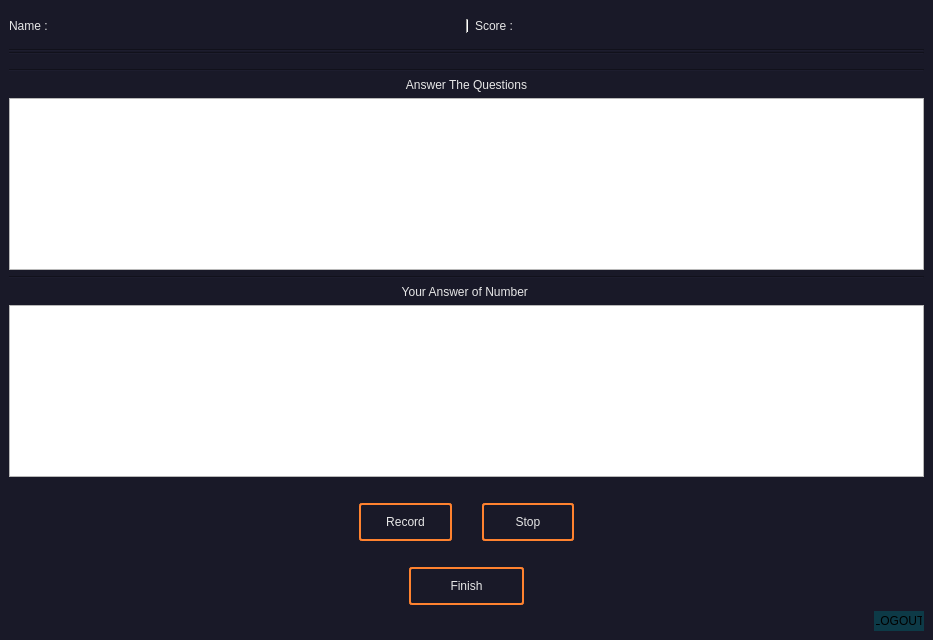
<?xml version="1.0" encoding="UTF-8"?>
<ui version="4.0">
 <class>RecordForm</class>
 <widget class="QWidget" name="RecordForm">
  <property name="geometry">
   <rect>
    <x>0</x>
    <y>0</y>
    <width>933</width>
    <height>640</height>
   </rect>
  </property>
  <property name="windowTitle">
   <string>Form</string>
  </property>
  <property name="styleSheet">
   <string notr="true">.QWidget{background-color: rgb(25,25, 40);}</string>
  </property>
  <layout class="QVBoxLayout" name="verticalLayout">
   <property name="leftMargin">
    <number>0</number>
   </property>
   <property name="topMargin">
    <number>0</number>
   </property>
   <property name="rightMargin">
    <number>0</number>
   </property>
   <property name="bottomMargin">
    <number>0</number>
   </property>
   <item>
    <widget class="QWidget" name="widget_2" native="true">
     <property name="sizePolicy">
      <sizepolicy hsizetype="Ignored" vsizetype="Preferred">
       <horstretch>0</horstretch>
       <verstretch>0</verstretch>
      </sizepolicy>
     </property>
     <layout class="QVBoxLayout" name="verticalLayout_7">
      <item>
       <layout class="QHBoxLayout" name="horizontalLayout_4">
        <property name="spacing">
         <number>6</number>
        </property>
        <property name="leftMargin">
         <number>0</number>
        </property>
        <property name="topMargin">
         <number>10</number>
        </property>
        <property name="bottomMargin">
         <number>10</number>
        </property>
        <item>
         <widget class="QLabel" name="lbl_nama">
          <property name="sizePolicy">
           <sizepolicy hsizetype="Fixed" vsizetype="Fixed">
            <horstretch>0</horstretch>
            <verstretch>0</verstretch>
           </sizepolicy>
          </property>
          <property name="styleSheet">
           <string notr="true">color: rgb(231, 231, 231);
font: 15pt &quot;Verdana&quot;;</string>
          </property>
          <property name="text">
           <string>Name :</string>
          </property>
         </widget>
        </item>
        <item>
         <widget class="QLabel" name="nameLabel">
          <property name="sizePolicy">
           <sizepolicy hsizetype="Preferred" vsizetype="Fixed">
            <horstretch>0</horstretch>
            <verstretch>0</verstretch>
           </sizepolicy>
          </property>
          <property name="styleSheet">
           <string notr="true">color: rgb(231, 231, 231);
font: 15pt &quot;Verdana&quot;;</string>
          </property>
          <property name="text">
           <string/>
          </property>
         </widget>
        </item>
        <item>
         <widget class="Line" name="line_4">
          <property name="orientation">
           <enum>Qt::Vertical</enum>
          </property>
         </widget>
        </item>
        <item>
         <widget class="QLabel" name="lbl_score">
          <property name="sizePolicy">
           <sizepolicy hsizetype="Fixed" vsizetype="Fixed">
            <horstretch>0</horstretch>
            <verstretch>0</verstretch>
           </sizepolicy>
          </property>
          <property name="styleSheet">
           <string notr="true">color: rgb(231, 231, 231);
font: 15pt &quot;Verdana&quot;;</string>
          </property>
          <property name="text">
           <string>Score :</string>
          </property>
         </widget>
        </item>
        <item>
         <widget class="QLabel" name="scoreLabel">
          <property name="sizePolicy">
           <sizepolicy hsizetype="Preferred" vsizetype="Fixed">
            <horstretch>0</horstretch>
            <verstretch>0</verstretch>
           </sizepolicy>
          </property>
          <property name="styleSheet">
           <string notr="true">color: rgb(231, 231, 231);
font: 15pt &quot;Verdana&quot;;</string>
          </property>
          <property name="text">
           <string/>
          </property>
          <property name="alignment">
           <set>Qt::AlignCenter</set>
          </property>
         </widget>
        </item>
       </layout>
      </item>
      <item>
       <layout class="QVBoxLayout" name="verticalLayout_4">
        <property name="spacing">
         <number>0</number>
        </property>
        <item>
         <widget class="Line" name="line_5">
          <property name="styleSheet">
           <string notr="true">background-color:rgb(25,25, 40);</string>
          </property>
          <property name="orientation">
           <enum>Qt::Horizontal</enum>
          </property>
         </widget>
        </item>
        <item>
         <widget class="Line" name="line_7">
          <property name="autoFillBackground">
           <bool>false</bool>
          </property>
          <property name="styleSheet">
           <string notr="true">background-color: rgb(25,25, 40);</string>
          </property>
          <property name="orientation">
           <enum>Qt::Horizontal</enum>
          </property>
         </widget>
        </item>
        <item>
         <widget class="QLabel" name="icon">
          <property name="text">
           <string/>
          </property>
          <property name="pixmap">
           <pixmap>../../SKRIPSI NEW/Images/icon.png</pixmap>
          </property>
          <property name="alignment">
           <set>Qt::AlignCenter</set>
          </property>
         </widget>
        </item>
        <item>
         <widget class="Line" name="line_8">
          <property name="styleSheet">
           <string notr="true">background-color:rgb(25,25, 40);</string>
          </property>
          <property name="orientation">
           <enum>Qt::Horizontal</enum>
          </property>
         </widget>
        </item>
       </layout>
      </item>
      <item>
       <spacer name="verticalSpacer_3">
        <property name="orientation">
         <enum>Qt::Vertical</enum>
        </property>
        <property name="sizeType">
         <enum>QSizePolicy::Expanding</enum>
        </property>
        <property name="sizeHint" stdset="0">
         <size>
          <width>20</width>
          <height>20</height>
         </size>
        </property>
       </spacer>
      </item>
      <item>
       <layout class="QVBoxLayout" name="verticalLayout_5">
        <item>
         <widget class="QLabel" name="label_5">
          <property name="sizePolicy">
           <sizepolicy hsizetype="Preferred" vsizetype="Fixed">
            <horstretch>0</horstretch>
            <verstretch>0</verstretch>
           </sizepolicy>
          </property>
          <property name="styleSheet">
           <string notr="true">color: rgb(231, 231, 231);
font: 13pt &quot;Verdana&quot;;</string>
          </property>
          <property name="text">
           <string>Answer The Questions</string>
          </property>
          <property name="alignment">
           <set>Qt::AlignCenter</set>
          </property>
         </widget>
        </item>
        <item>
         <widget class="QTextBrowser" name="textQuestion">
          <property name="html">
           <string>&lt;!DOCTYPE HTML PUBLIC &quot;-//W3C//DTD HTML 4.0//EN&quot; &quot;http://www.w3.org/TR/REC-html40/strict.dtd&quot;&gt;
&lt;html&gt;&lt;head&gt;&lt;meta name=&quot;qrichtext&quot; content=&quot;1&quot; /&gt;&lt;style type=&quot;text/css&quot;&gt;
p, li { white-space: pre-wrap; }
&lt;/style&gt;&lt;/head&gt;&lt;body style=&quot; font-family:'MS Shell Dlg 2'; font-size:8.25pt; font-weight:400; font-style:normal;&quot;&gt;
&lt;p style=&quot;-qt-paragraph-type:empty; margin-top:0px; margin-bottom:0px; margin-left:0px; margin-right:0px; -qt-block-indent:0; text-indent:0px;&quot;&gt;&lt;br /&gt;&lt;/p&gt;&lt;/body&gt;&lt;/html&gt;</string>
          </property>
         </widget>
        </item>
        <item>
         <widget class="Line" name="line_6">
          <property name="autoFillBackground">
           <bool>false</bool>
          </property>
          <property name="styleSheet">
           <string notr="true">background-color:rgb(25,25, 40);</string>
          </property>
          <property name="orientation">
           <enum>Qt::Horizontal</enum>
          </property>
         </widget>
        </item>
        <item>
         <spacer name="verticalSpacer_4">
          <property name="orientation">
           <enum>Qt::Vertical</enum>
          </property>
          <property name="sizeType">
           <enum>QSizePolicy::Expanding</enum>
          </property>
          <property name="sizeHint" stdset="0">
           <size>
            <width>20</width>
            <height>20</height>
           </size>
          </property>
         </spacer>
        </item>
        <item>
         <widget class="QLabel" name="label_7">
          <property name="sizePolicy">
           <sizepolicy hsizetype="Preferred" vsizetype="Fixed">
            <horstretch>0</horstretch>
            <verstretch>0</verstretch>
           </sizepolicy>
          </property>
          <property name="styleSheet">
           <string notr="true">color: rgb(231, 231, 231);
font: 12pt &quot;Verdana&quot;;</string>
          </property>
          <property name="text">
           <string>Your Answer of Number </string>
          </property>
          <property name="alignment">
           <set>Qt::AlignCenter</set>
          </property>
         </widget>
        </item>
        <item>
         <widget class="QTextBrowser" name="textAnswer"/>
        </item>
        <item>
         <spacer name="verticalSpacer_7">
          <property name="orientation">
           <enum>Qt::Vertical</enum>
          </property>
          <property name="sizeHint" stdset="0">
           <size>
            <width>20</width>
            <height>40</height>
           </size>
          </property>
         </spacer>
        </item>
        <item>
         <spacer name="verticalSpacer_5">
          <property name="orientation">
           <enum>Qt::Vertical</enum>
          </property>
          <property name="sizeHint" stdset="0">
           <size>
            <width>20</width>
            <height>20</height>
           </size>
          </property>
         </spacer>
        </item>
       </layout>
      </item>
      <item>
       <layout class="QHBoxLayout" name="horizontalLayout_5">
        <property name="spacing">
         <number>30</number>
        </property>
        <item>
         <spacer name="horizontalSpacer">
          <property name="orientation">
           <enum>Qt::Horizontal</enum>
          </property>
          <property name="sizeType">
           <enum>QSizePolicy::Minimum</enum>
          </property>
          <property name="sizeHint" stdset="0">
           <size>
            <width>350</width>
            <height>20</height>
           </size>
          </property>
         </spacer>
        </item>
        <item>
         <widget class="QPushButton" name="recordButton">
          <property name="sizePolicy">
           <sizepolicy hsizetype="Minimum" vsizetype="Fixed">
            <horstretch>0</horstretch>
            <verstretch>0</verstretch>
           </sizepolicy>
          </property>
          <property name="styleSheet">
           <string notr="true">color: rgb(231, 231, 231);
font: 12pt &quot;Verdana&quot;;
border: 2px solid rgb(255, 130, 47);;
padding: 10px;
border-radius: 3px;
opacity: 200;
</string>
          </property>
          <property name="text">
           <string>Record</string>
          </property>
         </widget>
        </item>
        <item>
         <widget class="QPushButton" name="stopButton">
          <property name="sizePolicy">
           <sizepolicy hsizetype="Minimum" vsizetype="Fixed">
            <horstretch>0</horstretch>
            <verstretch>0</verstretch>
           </sizepolicy>
          </property>
          <property name="styleSheet">
           <string notr="true">color: rgb(231, 231, 231);
font: 12pt &quot;Verdana&quot;;
border: 2px solid rgb(255, 130, 47);;
padding: 10px;
border-radius: 3px;
opacity: 200;
</string>
          </property>
          <property name="text">
           <string>Stop</string>
          </property>
         </widget>
        </item>
        <item>
         <spacer name="horizontalSpacer_2">
          <property name="orientation">
           <enum>Qt::Horizontal</enum>
          </property>
          <property name="sizeType">
           <enum>QSizePolicy::Minimum</enum>
          </property>
          <property name="sizeHint" stdset="0">
           <size>
            <width>350</width>
            <height>20</height>
           </size>
          </property>
         </spacer>
        </item>
       </layout>
      </item>
      <item>
       <spacer name="verticalSpacer_6">
        <property name="orientation">
         <enum>Qt::Vertical</enum>
        </property>
        <property name="sizeType">
         <enum>QSizePolicy::Fixed</enum>
        </property>
        <property name="sizeHint" stdset="0">
         <size>
          <width>20</width>
          <height>20</height>
         </size>
        </property>
       </spacer>
      </item>
      <item>
       <layout class="QHBoxLayout" name="horizontalLayout_8">
        <property name="spacing">
         <number>30</number>
        </property>
        <item>
         <spacer name="horizontalSpacer_3">
          <property name="orientation">
           <enum>Qt::Horizontal</enum>
          </property>
          <property name="sizeType">
           <enum>QSizePolicy::Minimum</enum>
          </property>
          <property name="sizeHint" stdset="0">
           <size>
            <width>400</width>
            <height>20</height>
           </size>
          </property>
         </spacer>
        </item>
        <item>
         <widget class="QPushButton" name="finishButton">
          <property name="styleSheet">
           <string notr="true">color: rgb(231, 231, 231);
font: 12pt &quot;Verdana&quot;;
border: 2px solid rgb(255, 130, 47);;
padding: 10px;
border-radius: 3px;
opacity: 200;
</string>
          </property>
          <property name="text">
           <string>Finish</string>
          </property>
         </widget>
        </item>
        <item>
         <spacer name="horizontalSpacer_4">
          <property name="orientation">
           <enum>Qt::Horizontal</enum>
          </property>
          <property name="sizeType">
           <enum>QSizePolicy::Minimum</enum>
          </property>
          <property name="sizeHint" stdset="0">
           <size>
            <width>400</width>
            <height>20</height>
           </size>
          </property>
         </spacer>
        </item>
       </layout>
      </item>
      <item>
       <widget class="QPushButton" name="logoutButton">
        <property name="sizePolicy">
         <sizepolicy hsizetype="Minimum" vsizetype="Fixed">
          <horstretch>0</horstretch>
          <verstretch>0</verstretch>
         </sizepolicy>
        </property>
        <property name="minimumSize">
         <size>
          <width>50</width>
          <height>20</height>
         </size>
        </property>
        <property name="maximumSize">
         <size>
          <width>50</width>
          <height>50</height>
         </size>
        </property>
        <property name="layoutDirection">
         <enum>Qt::RightToLeft</enum>
        </property>
        <property name="styleSheet">
         <string notr="true">background-color: rgb(13, 58, 71);

border: 2px solid  rgb(13, 58, 71);</string>
        </property>
        <property name="text">
         <string>LOGOUT</string>
        </property>
       </widget>
      </item>
     </layout>
    </widget>
   </item>
  </layout>
 </widget>
 <resources/>
 <connections/>
</ui>
